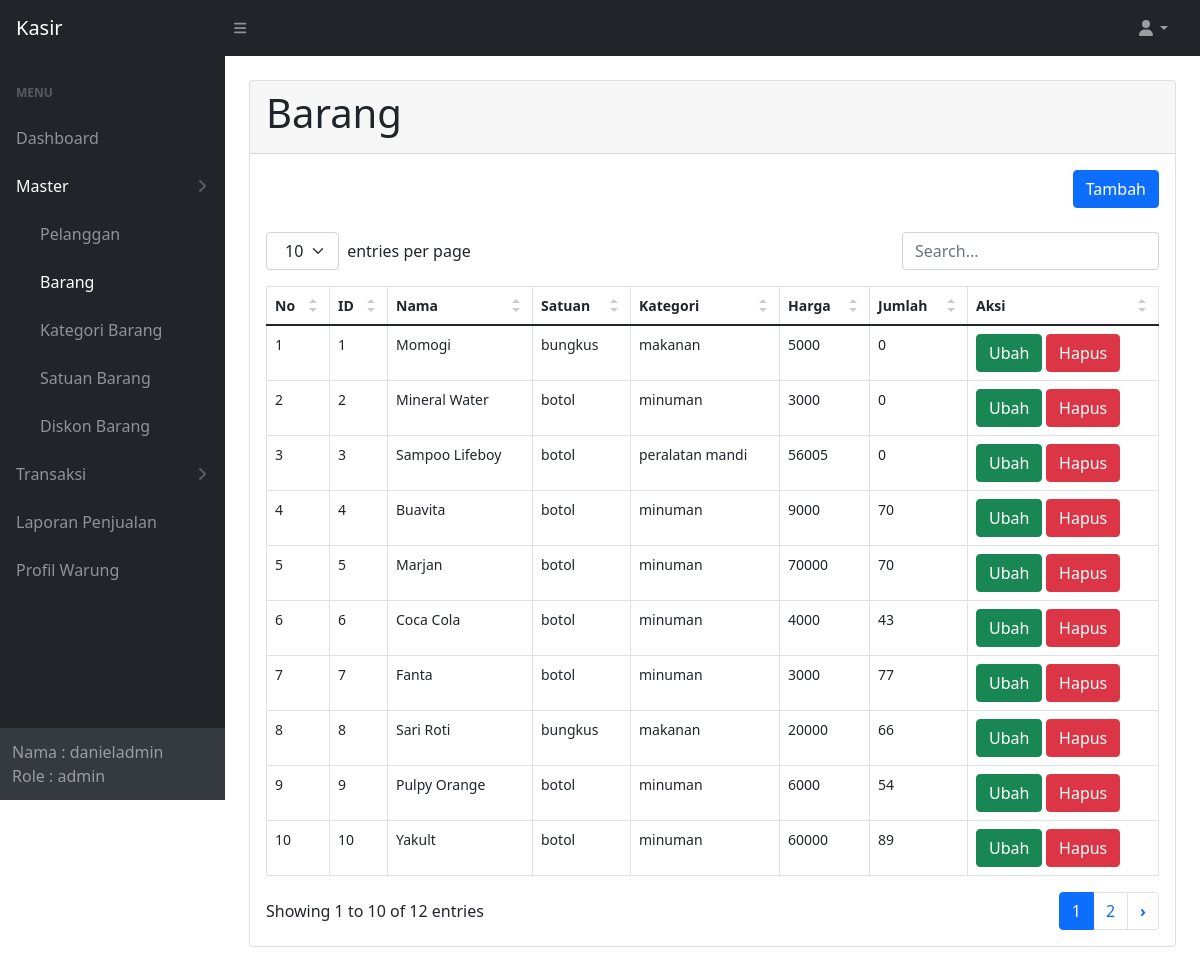
Screenshot of /barang/index.php (signed in) with the database file from the repository.
### tables this page shows
CREATE TABLE `barang` (
  `id_barang` int(11) NOT NULL,
  `id_kategori` int(11) NOT NULL,
  `id_satuan` int(11) NOT NULL,
  `nama` varchar(25) NOT NULL,
  `harga_barang` int(11) NOT NULL,
  `stok` int(11) NOT NULL DEFAULT 0
);

CREATE TABLE `satuan` (
  `id_satuan` int(11) NOT NULL,
  `nama_satuan` varchar(10) NOT NULL
);

CREATE TABLE `kategori_barang` (
  `id_kategori` int(11) NOT NULL,
  `nama_kategori` varchar(25) NOT NULL
);

### function.php (called while the page is built, shortened)
<?php
require 'config.php';
function query($query)
{
  global $conn;
  $result = mysqli_query($conn, $query);
  $rows = [];
  while ($row = mysqli_fetch_assoc($result)) {
    $rows[] = $row;
  }
  return $rows;
}

### barang/index.php (the view, shortened to what this page needs)
<?php
require '../function.php';
$barang = query("SELECT * FROM barang
    INNER JOIN kategori_barang
    ON barang.id_kategori = kategori_barang.id_kategori
    INNER JOIN satuan
    ON barang.id_satuan= satuan.id_satuan
    order by id_barang ASC
    ");
?>
<!DOCTYPE html>
<html lang="en">
<head>
  <link rel="stylesheet" type="text/css" href="<?php echo BASEURL; ?>/assets/css/datatables.css">
  <link rel="stylesheet" type="text/css" href="<?php echo BASEURL; ?>/assets/css/styles.css">
</head>
<body class="sb-nav-fixed">
  <?php include '../partials/top_nav.php'; ?>
  <div id="layoutSidenav">
    <div id="layoutSidenav_nav">
      <?php include '../partials/sidebar.php'; ?>
    </div>
    <div id="layoutSidenav_content">
      <div class="container-fluid px-4">
        <div class="card mb-4 mt-4">
          <div class="card-header">
            <h1>Barang</h1>
          </div>
          <div class="card-body">
            <table id="datatablesSimple">
              <div class="clearfix">
                <a class="btn btn-primary mb-4 float-end" href="<?php echo BASEURL; ?>/barang/tambah" role="button">Tambah</a>
              </div>
              <thead>
                <tr>
                  <th>No</th>
                  <th>ID</th>
                  <th>Nama</th>
                  <th>Satuan</th>
                  <th>Kategori</th>
                  <th>Harga</th>
                  <th>Jumlah</th>
                  <th>Aksi</th>
                </tr>
              </thead>
              <tbody>
                <?php $i = 1; ?>
                <?php foreach ($barang as $b) { ?>
                  <tr>
                    <td>
                      <?php echo $i; ?>
                    </td>
                    <td>
                      <?php echo htmlentities($b['id_barang']); ?>
                    </td>
                    <td>
                      <?php echo htmlentities($b['nama']); ?>
                    </td>
                    <td>
                      <?php echo htmlentities($b['nama_satuan']); ?>
                    </td>
                    <td>
                      <?php echo htmlentities($b['nama_kategori']); ?>
                    </td>
                    <td>
                      <?php echo htmlentities($b['harga_barang']); ?>
                    </td>
                    <td>
                      <?php echo htmlentities($b['stok']); ?>
                    </td>
                    <td>
                      <a class="btn btn-success" href="<?php echo BASEURL; ?>/barang/ubah?id=<?php echo $b['id_barang'] ?>">Ubah</a>
                      <a class="btn btn-danger" href="<?php echo BASEURL; ?>/barang/hapus?id=<?php echo $b['id_barang'] ?>" onclick="return confirm('Apakah anda yakin menghapus data ini ?')">Hapus</a>
                    </td>
                  </tr>
                  <?php $i++; ?>
                <?php } ?>
              </tbody>
            </table>
          </div>
        </div>
      </div>
    </div>
</body>
</html>

### assets/css/datatables.css (style rules this page uses)
.dataTable-table { max-width:100%;width:100%;border-spacing:0;border-collapse:separate }
.dataTable-table>tbody>tr>td,.dataTable-table>tbody>tr>th,.dataTable-table>tfoot>tr>td,.dataTable-table>tfoot>tr>th,.dataTable-table>thead>tr>td,.dataTable-table>thead>tr>th { vertical-align:top;padding:8px 10px }
.dataTable-table>thead>tr>th { vertical-align:bottom;text-align:left;border-bottom:1px solid #d9d9d9 }
.dataTable-table th { vertical-align:bottom;text-align:left }

### rows the page displays
barang: id_barang "1", nama "Momogi", id_satuan.nama_satuan "bungkus", id_kategori.nama_kategori "makanan", harga_barang "5000", stok "0"
barang: id_barang "2", nama "Mineral Water", id_satuan.nama_satuan "botol", id_kategori.nama_kategori "minuman", harga_barang "3000", stok "0"
barang: id_barang "3", nama "Sampoo Lifeboy", id_satuan.nama_satuan "botol", id_kategori.nama_kategori "peralatan mandi", harga_barang "56005", stok "0"
barang: id_barang "4", nama "Buavita", id_satuan.nama_satuan "botol", id_kategori.nama_kategori "minuman", harga_barang "9000", stok "70"
barang: id_barang "5", nama "Marjan", id_satuan.nama_satuan "botol", id_kategori.nama_kategori "minuman", harga_barang "70000", stok "70"
barang: id_barang "6", nama "Coca Cola", id_satuan.nama_satuan "botol", id_kategori.nama_kategori "minuman", harga_barang "4000", stok "43"
barang: id_barang "7", nama "Fanta", id_satuan.nama_satuan "botol", id_kategori.nama_kategori "minuman", harga_barang "3000", stok "77"
barang: id_barang "8", nama "Sari Roti", id_satuan.nama_satuan "bungkus", id_kategori.nama_kategori "makanan", harga_barang "20000", stok "66"
barang: id_barang "9", nama "Pulpy Orange", id_satuan.nama_satuan "botol", id_kategori.nama_kategori "minuman", harga_barang "6000", stok "54"
barang: id_barang "10", nama "Yakult", id_satuan.nama_satuan "botol", id_kategori.nama_kategori "minuman", harga_barang "60000", stok "89"

### other values shown
$username "danieladmin"
$role "admin"
